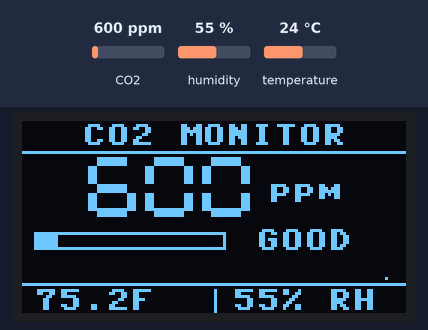
A program run on a simulated Raspberry Pi Pico running MicroPython. Shown: 128×64 one-colour display. Inputs (shaded band) come from the test bench; at power-on: CO2 600 ppm, humidity 55 %, temperature 24 °C. Library files of the repository ran but are not shown: ssd1306.py.

Above: at 7.2 s.
7.3 s: CO2 set to 774 ppm
At 14.0 s:
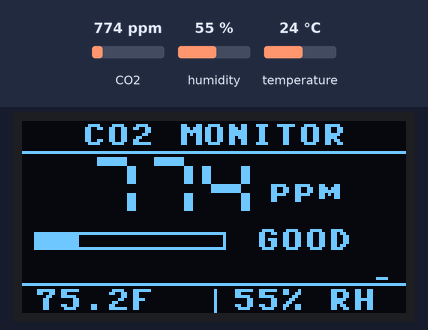
16.5 s: CO2 set to 831 ppm
At 20.3 s:
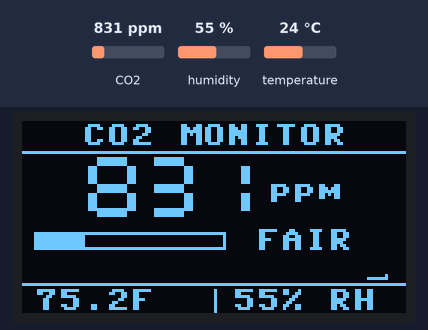
28.7 s: CO2 set to 1160 ppm
At 32.0 s:
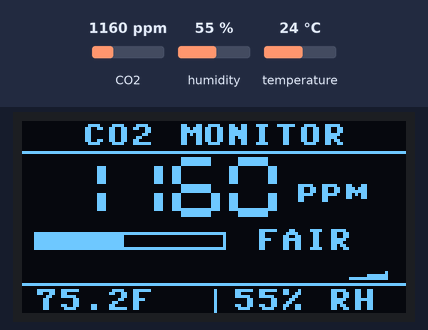
37.9 s: CO2 set to 1233 ppm
At 44.9 s:
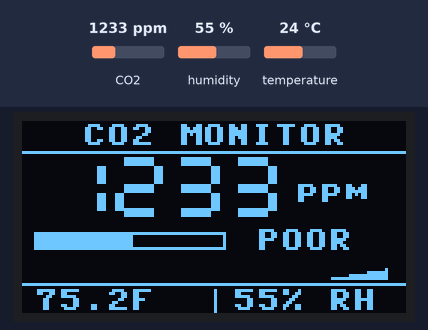
51.4 s: humidity set to 22 %
At 56.7 s:
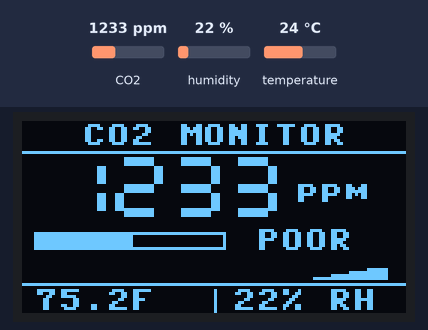
60.6 s: temperature set to 12 °C
At 63.2 s:
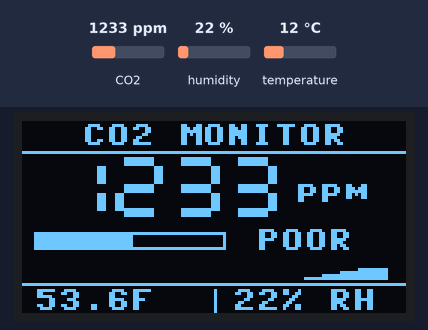
Timing chart, 0 to 64.7 s (numbered marks = the images above; inputs shaded):
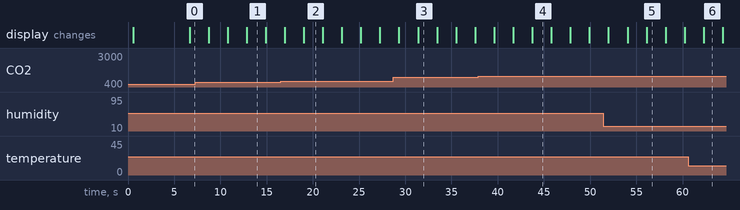

The program:

scd4x-ssd1306-dashboard.py
```python
from machine import Pin, I2C
import time
import ssd1306
import scd4x
import dashboard

i2c = I2C(0, sda=Pin(0), scl=Pin(1))
display = ssd1306.SSD1306_I2C(128, 64, i2c)
sensor = scd4x.SCD4X(i2c)

HISTORY_MAX = 116
history = []

def boot_screen():
    display.fill(0)
    display.text('CO2 MONITOR', 8, 20, 1)
    display.text('booting sensor', 0, 36, 1)
    display.show()

boot_screen()
sensor.start_periodic_measurement()

while True:
    try:
        co2 = sensor.co2
        if co2 is not None:
            temp_f = float(sensor.temperature) * 9 / 5 + 32
            humidity = sensor.relative_humidity
            history.append(co2)
            if len(history) > HISTORY_MAX:
                history.pop(0)
            dashboard.render(display, co2, temp_f, humidity, history)
    except Exception as err:
        print(err)
    time.sleep(2)
```

scd4x.py
```python
import time
from micropython import const

class SCD4X:
    """
    Based on https://github.com/adafruit/Adafruit_CircuitPython_SCD4X
    Copyright (c) 2021 ladyada for Adafruit Industries
    MIT License
    """

    DEFAULT_ADDRESS = 0x62
    DATA_READY = const(0xE4B8)
    STOP_PERIODIC_MEASUREMENT = const(0x3F86)
    START_PERIODIC_MEASUREMENT = const(0x21B1)
    READ_MEASUREMENT = const(0xEC05)

    def __init__(self, i2c_bus, address=DEFAULT_ADDRESS):
        self.i2c = i2c_bus
        self.address = address
        self._buffer = bytearray(18)
        self._cmd = bytearray(2)
        self._crc_buffer = bytearray(2)

        # cached readings
        self._temperature = None
        self._relative_humidity = None
        self._co2 = None

        self.stop_periodic_measurement()

    @property
    def co2(self):
        """Returns the CO2 concentration in PPM (parts per million)
        .. note::
            Between measurements, the most recent reading will be cached and returned.
        """
        if self.data_ready:
            self._read_data()
        return self._co2

    @property
    def temperature(self):
        """Returns the current temperature in degrees Celsius
        .. note::
            Between measurements, the most recent reading will be cached and returned.
        """
        if self.data_ready:
            self._read_data()
        return self._temperature

    @property
    def relative_humidity(self):
        """Returns the current relative humidity in %rH.
        .. note::
            Between measurements, the most recent reading will be cached and returned.
        """
        if self.data_ready:
            self._read_data()
        return self._relative_humidity

    def _read_data(self):
        """Reads the temp/hum/co2 from the sensor and caches it"""
        self._send_command(self.READ_MEASUREMENT, cmd_delay=0.001)
        self._read_reply(self._buffer, 9)
        self._co2 = (self._buffer[0] << 8) | self._buffer[1]
        temp = (self._buffer[3] << 8) | self._buffer[4]
        self._temperature = -45 + 175 * (temp / 2 ** 16)
        humi = (self._buffer[6] << 8) | self._buffer[7]
        self._relative_humidity = 100 * (humi / 2 ** 16)

    @property
    def data_ready(self):
        """Check the sensor to see if new data is available"""
        self._send_command(self.DATA_READY, cmd_delay=0.01)
        self._read_reply(self._buffer, 3)
        return not ((self._buffer[0] & 0x03 == 0) and (self._buffer[1] == 0))

    def stop_periodic_measurement(self):
        """Stop measurement mode"""
        self._send_command(self.STOP_PERIODIC_MEASUREMENT, cmd_delay=0.5)

    def start_periodic_measurement(self):
        """Put sensor into working mode, about 5s per measurement"""
        self._send_command(self.START_PERIODIC_MEASUREMENT, cmd_delay=0.01)

    def _send_command(self, cmd, cmd_delay=0.0):
        self._cmd[0] = (cmd >> 8) & 0xFF
        self._cmd[1] = cmd & 0xFF
        self.i2c.writeto(self.address, self._cmd)
        time.sleep(cmd_delay)

    def _read_reply(self, buff, num):
        self.i2c.readfrom_into(self.address, buff, num)
        self._check_buffer_crc(self._buffer[0:num])

    def _check_buffer_crc(self, buf):
        for i in range(0, len(buf), 3):
            self._crc_buffer[0] = buf[i]
            self._crc_buffer[1] = buf[i + 1]
            if self._crc8(self._crc_buffer) != buf[i + 2]:
                raise RuntimeError("CRC check failed while reading data")
        return True

    @staticmethod
    def _crc8(buffer):
        crc = 0xFF
        for byte in buffer:
            crc ^= byte
            for _ in range(8):
                if crc & 0x80:
                    crc = (crc << 1) ^ 0x31
                else:
                    crc = crc << 1
        return crc & 0xFF  # return the bottom 8 bits
```

dashboard.py
```python
## CO2 / temp / humidity dashboard rendering for a 128x64 SSD1306, no network required.

_SEGMENTS = {
    '0': 'abcdef', '1': 'bc', '2': 'abged', '3': 'abgcd',
    '4': 'fgbc', '5': 'afgcd', '6': 'afgecd', '7': 'abc',
    '8': 'abcdefg', '9': 'abcdfg',
}

def draw_digit(fb, x, y, w, h, t, ch, color=1):
    half = h // 2
    arm = half - t - t // 2
    segs = {
        'a': (x + t, y, w - 2 * t, t),
        'g': (x + t, y + half - t // 2, w - 2 * t, t),
        'd': (x + t, y + h - t, w - 2 * t, t),
        'f': (x, y + t, t, arm),
        'b': (x + w - t, y + t, t, arm),
        'e': (x, y + half + t - t // 2, t, arm),
        'c': (x + w - t, y + half + t - t // 2, t, arm),
    }
    for key in _SEGMENTS.get(ch, ''):
        rx, ry, rw, rh = segs[key]
        fb.fill_rect(rx, ry, rw, rh, color)

def draw_number(fb, x, y, value, digit_w=16, digit_h=20, thickness=3, gap=3, color=1):
    s = str(int(value))
    for ch in s:
        draw_digit(fb, x, y, digit_w, digit_h, thickness, ch, color)
        x += digit_w + gap
    return x - gap

def number_width(value, digit_w=16, gap=3):
    n = len(str(int(value)))
    return n * digit_w + (n - 1) * gap

def clamp(v, lo, hi):
    return lo if v < lo else hi if v > hi else v

def co2_status(co2):
    if co2 < 800:
        return 'GOOD'
    if co2 < 1200:
        return 'FAIR'
    return 'POOR'

def draw_gauge(fb, x, y, w, h, frac, color=1):
    fb.rect(x, y, w, h, color)
    filled = int(clamp(frac, 0.0, 1.0) * (w - 2))
    if filled > 0:
        fb.fill_rect(x + 1, y + 1, filled, h - 2, color)

def draw_sparkline(fb, x, y, w, h, history, lo, hi, color=1):
    n = len(history)
    if n == 0:
        return
    start = x + max(0, w - n)
    for i, v in enumerate(history[-w:]):
        frac = clamp((v - lo) / float(hi - lo), 0.0, 1.0)
        bar_h = max(1, int(frac * h))
        fb.vline(start + i, y + h - bar_h, bar_h, color)

def render(fb, co2, temp_f, humidity, history, width=128, height=64):
    fb.fill(0)

    # Header (outline text, not a filled bar, to avoid a static full-brightness
    # block that would burn in faster than the rest of the panel)
    title = 'CO2 MONITOR'
    fb.text(title, (width - len(title) * 8) // 2, 1, 1)
    fb.hline(0, 10, width, 1)

    # Big CO2 number + ppm label, centered as a group
    num_w = number_width(co2)
    group_w = num_w + 6 + 3 * 8
    nx = (width - group_w) // 2
    ny = 12
    end_x = draw_number(fb, nx, ny, co2, digit_h=20, thickness=3)
    fb.text('ppm', end_x + 6, ny + 7, 1)

    # Gauge + status word
    gauge_y = 37
    gauge_w = 64
    frac = (co2 - 400) / 1600.0
    draw_gauge(fb, 4, gauge_y, gauge_w, 6, frac)
    status = co2_status(co2)
    fb.text(status, 4 + gauge_w + 10, gauge_y - 1, 1)

    # Sparkline trend (recent CO2 history)
    draw_sparkline(fb, 6, 45, 116, 8, history, 400, 2000)

    # Divider
    fb.hline(0, 54, width, 1)

    # Temp / humidity row
    temp_str = '{:.1f}F'.format(temp_f)
    hum_str = '{:.0f}% RH'.format(humidity)
    fb.text(temp_str, 4, 56, 1)
    fb.vline(64, 56, 8, 1)
    fb.text(hum_str, 70, 56, 1)

    fb.show()
```

Measured:
- the behaviour switches between 799 and 800 ppm on CO2 (found by bisection; images 1 and 2)
- the behaviour switches between 1199 and 1200 ppm on CO2 (found by bisection; images 3 and 4)
- after the input at 16.5 s, the display: first differs from a run without the input after 2.5 s (image 2)
- after the input at 37.9 s, the display: first differs from a run without the input after 5.8 s (image 4)
